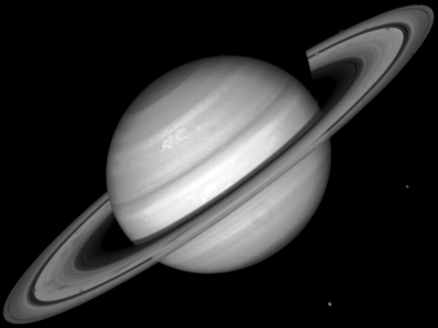
%> input picture 4to_bioinf/Procesamiento_de_imagenes/Practica/saturn.tif, 438 x 328 px
$ octave TP3.m   (GNU Octave 9; MATLAB toolbox functions it lacks are replaced by stand-ins)
%> lines starting %> are read from the running program, lines starting %| are printed output that depends on the picture
### 4to_bioinf/Procesamiento_de_imagenes/Practica/sin2d.m
function[m]=sin2d(u,v,n)
% Sin2D(u,v,N) Es una funci髇 que devuelve una matriz de (N-1)x(N-1)
%              la cual es un seno bidimensional con u ciclos en
%              direcci髇 x, y v ciclos en direcci髇 y. Los elementos
%              var韆n entre 0 y 1.
m=zeros(n);
for i = 1:n,
  for j = 1:n,
    m(i,j) =sin(2*pi/(n-1)*(u*(i-1)+v*(j-1)));
  end
end

### 4to_bioinf/Procesamiento_de_imagenes/Practica/square2d.m
function[m]=square2d(xl,xh,yl,yh,n)
m=zeros(n);
for x=1:n,
  for y=1:n,
    if (x>=xl)&(x<=xh)&(y>=yl)&(y<=yh) m(x,y)=1;
  end
end
end

### 4to_bioinf/Procesamiento_de_imagenes/Practica/TP3.m
clear all
close all

%delta dirac

deltadirac=zeros(400,1);
deltadirac(200)=1;
subplot 221
plot(deltadirac);

subplot 222
deltadiracfft=fft((deltadirac));
plot(abs(deltadiracfft));

deltadirac2=zeros(800);
deltadirac2(400,400)=1;

subplot 223
imshow(deltadirac2)

dirac2fft=fftshift(fft2(deltadirac2));
subplot 224
mesh(abs(dirac2fft));
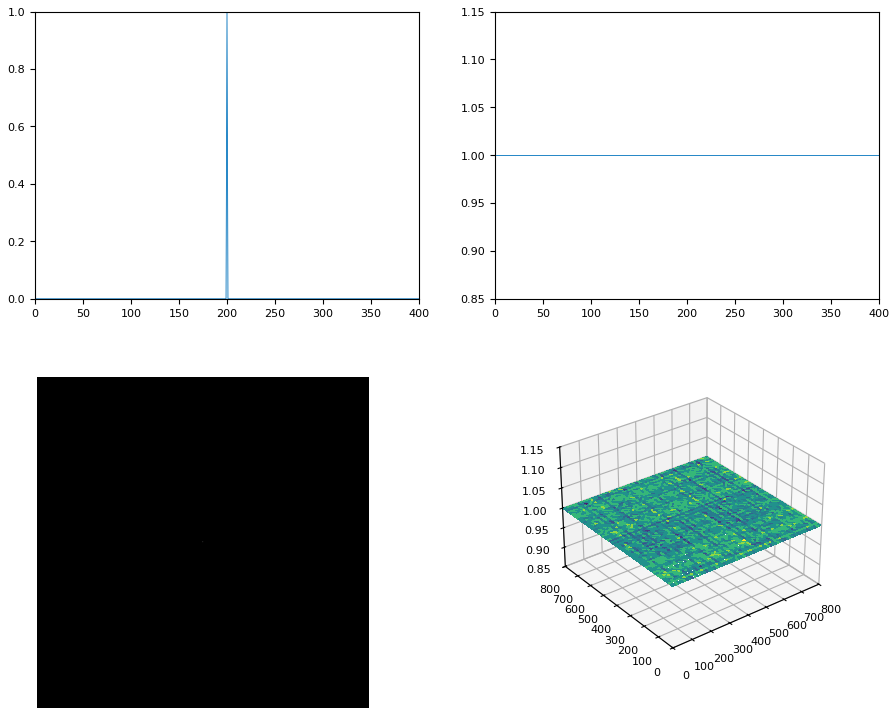
%> figure redrawn from the program's plot data, 4 panels


saturno=im2double(imread('saturn.tif'));
%> saturno: size 328x438 double; min 0, max 1, mean 0.198
figure
imshow(saturno);

satufft=fftshift(fft2(saturno));
figure
imshow(abs(satufft))

recup=ifft2(satufft);
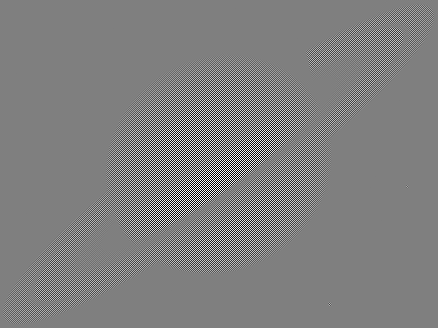
%> recup: size 328x438 double; min -1, max 1, mean 4.09e-06; drawn with min black and max white
figure
imshow(recup)
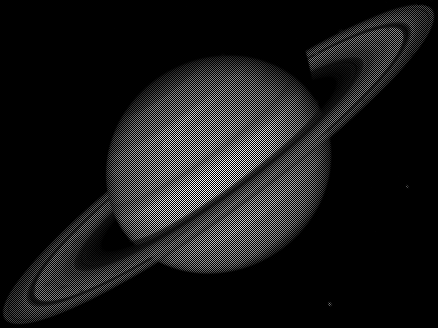
%> displayed picture: size 328x438, on the screen's scale of 0 to 255; min 0, max 255, mean 25.2
%%

figure

seno=sin2d(4,3,500);
subplot 231
imshow(seno);

senobri=sin2d(4,3,500)+0.4;
subplot 232
imshow(senobri);

senocon=sin2d(4,3,500)*2;
subplot 233
imshow(senocon);

senofft=abs(fftshift(fft2(seno)));
subplot 234
imshow(senofft);

senobrifft=abs(fftshift(fft2(senobri)));
subplot 235
imshow(senobrifft);

senocon=abs(fftshift(fft2(senocon)));
subplot 236
imshow(senocon);
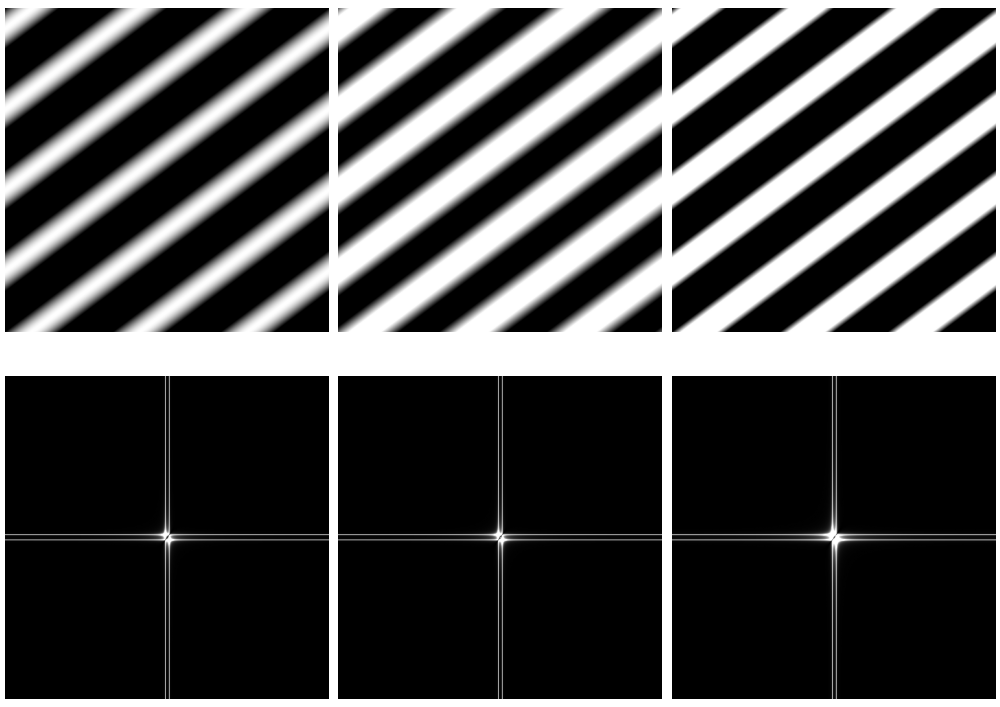
%> figure redrawn from the program's plot data, 6 panels

%%
figure
subplot 221
cuad1=square2d(100,300,100,400,800);
imshow(cuad1);

subplot 222
cuad2=square2d(300,500,400,700,800);
imshow(cuad2);

subplot 223
cuad1fft=fftshift(fft2(cuad1));
imshow(abs(cuad1fft))

subplot 224
cuad2fft=fftshift(fft2(cuad2));
imshow(abs(cuad2fft))
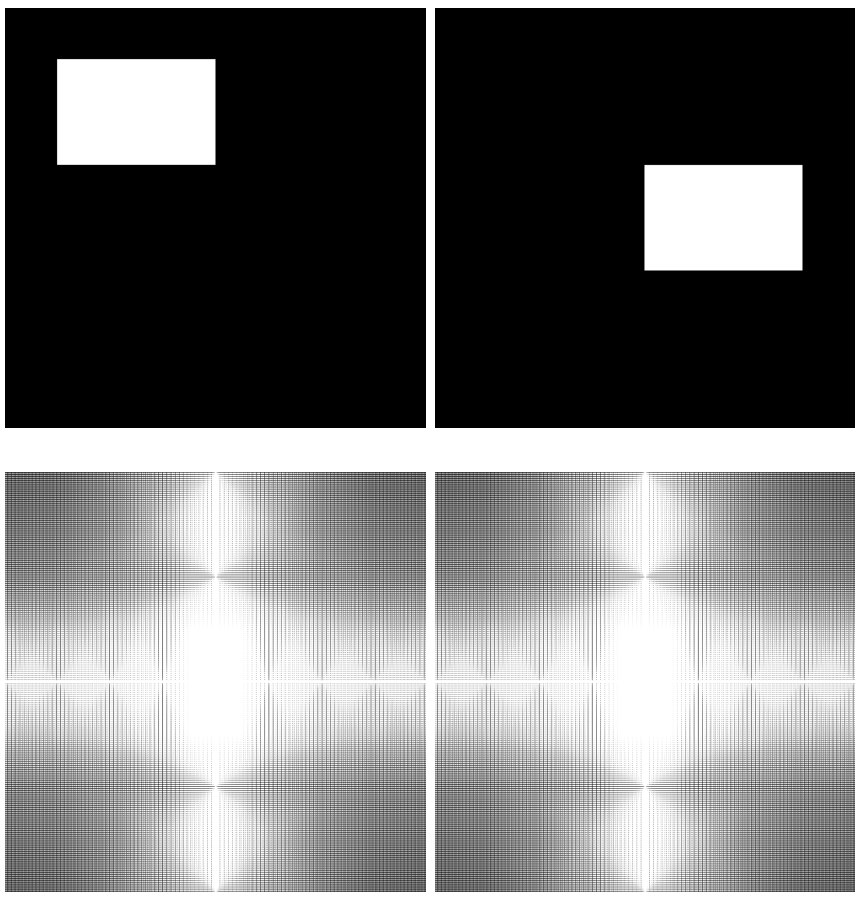
%> figure redrawn from the program's plot data, 4 panels

figure
subplot 121
imshow(angle(cuad1fft))

subplot 122
imshow(angle(cuad2fft))
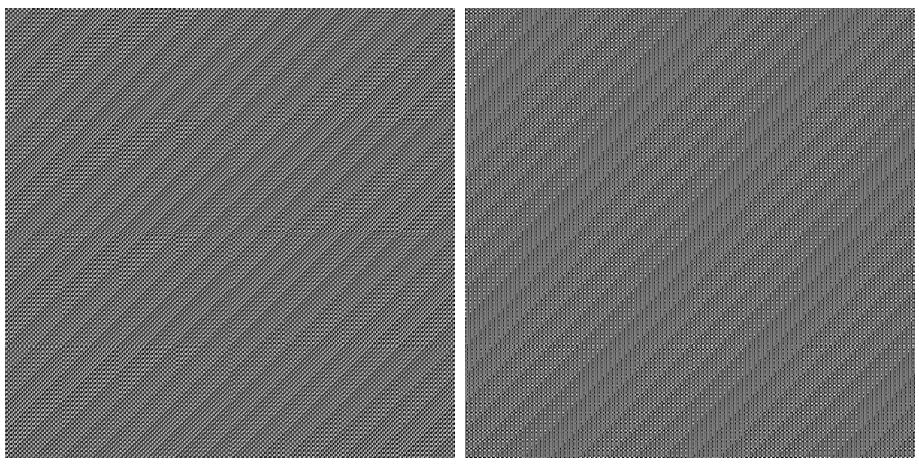
%> figure redrawn from the program's plot data, 2 panels

%%
figure

subplot 221
sen=sin2d(5,5,800);
comsen=imcomplement(sen);

imshow(sen)
subplot 222
imshow(comsen)

senfft=fftshift(fft2(sen));
comsenfft=fftshift(fft2(sen));

subplot 223
imshow((abs(senfft)))
subplot 224
imshow(abs(comsenfft))
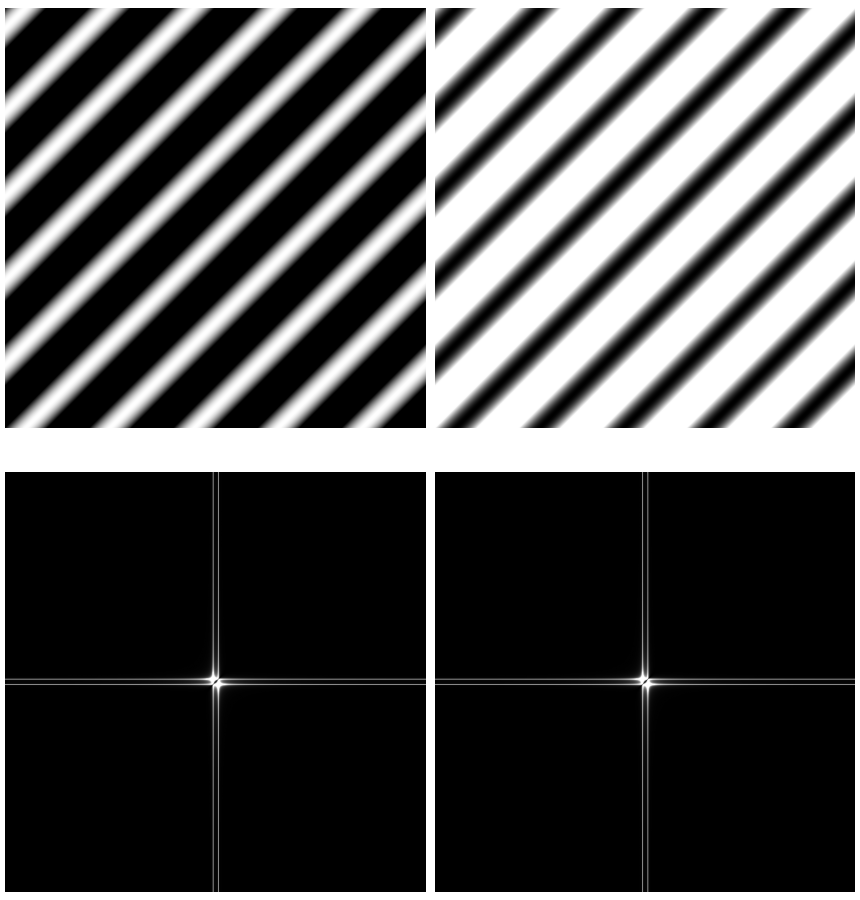
%> figure redrawn from the program's plot data, 4 panels

%%

%> (the run ends here)
